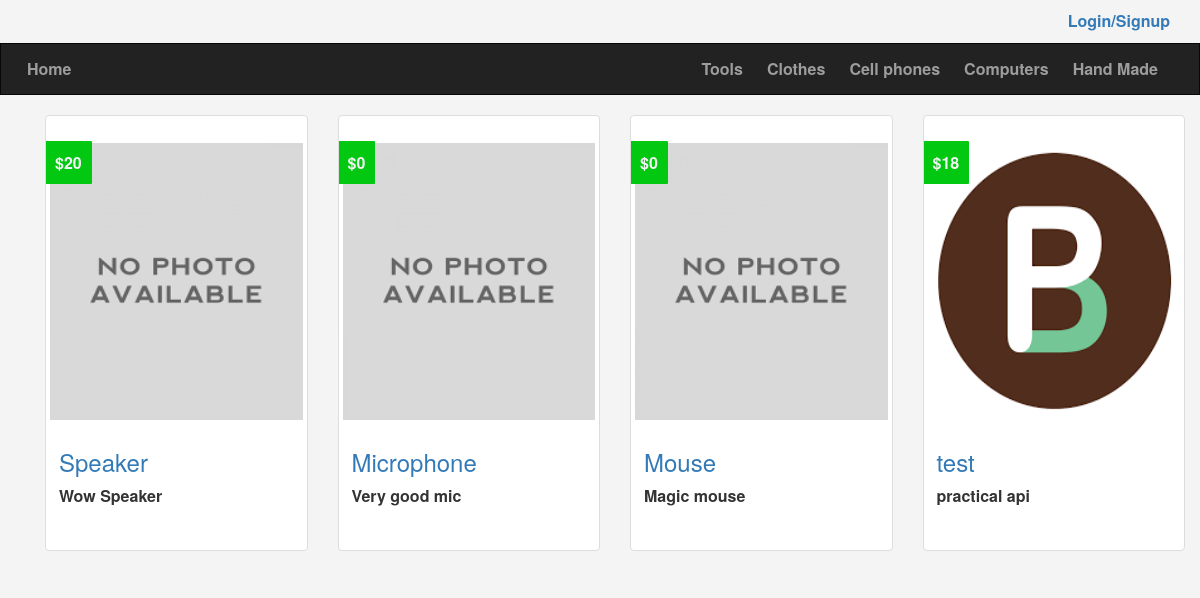
Page /categories.php?pageID=9 on the committed database.
### tables this page shows
CREATE TABLE `categories` (
  `categoryID` int(11) NOT NULL,
  `categoryName` varchar(255) NOT NULL,
  `parent` int(11) NOT NULL,
  `description` text NOT NULL,
  `ordering` int(11) DEFAULT NULL,
  `visibility` tinyint(4) NOT NULL DEFAULT 0,
  `allowComment` tinyint(4) NOT NULL DEFAULT 0,
  `allowAds` tinyint(4) NOT NULL DEFAULT 0
);

CREATE TABLE `items` (
  `itemID` int(11) NOT NULL,
  `itemName` varchar(255) NOT NULL,
  `description` text NOT NULL,
  `price` float NOT NULL,
  `country` varchar(255) NOT NULL,
  `image` varchar(255) NOT NULL,
  `status` varchar(255) NOT NULL,
  `date` date NOT NULL,
  `rating` int(11) NOT NULL,
  `approve` int(11) NOT NULL DEFAULT 0,
  `userID` int(11) NOT NULL,
  `categoryID` int(11) NOT NULL,
  `tags` varchar(255) NOT NULL
);

### init.php (called while the page is built, shortened)
<?php
    require 'admin/connectDB.php';
   $temps = 'includes/templates/';
   $css = 'layout/css/';
   $lang = 'includes/languages/';
   $funcs = 'includes/functions/';
    require $funcs.'functions.php';
    require $lang.'english.php';
    require $temps.'header.php';

### includes/languages/english.php (called while the page is built)
<?php
    function lang($phrase)
    {
       static $lang = array
        (
             'home'        => 'Home',
             'categories'  => 'Categories',
             'items'       => 'Items',
             'members'     => 'Members',
             'comments'    => 'Comments',
             'statistics'  => 'Statistics',
             'logs'        => 'Logs',
             'adminName'   => 'Nader',
             'editProfile' => 'Edit Profile',
             'settings'    => 'Settings',
             'logout'      => 'Log Out'
        );
       return $lang[$phrase];
    }

### includes/functions/functions.php (called while the page is built, shortened)
<?php
    function  getAllFrom($column,$table,$where = null,$orderbyColumn,$orderASCorDESC = 'DESC')
    {
        global $con;
        $getAll = $con->prepare("SELECT $column from $table  $where order by $orderbyColumn $orderASCorDESC ");
        $getAll->execute();
        $all = $getAll->fetchAll();
        return $all;
    }

### categories.php (the view, shortened to what this page needs)
<?php
require 'init.php';
?>
    <div class="container">
    <div class="row" style="height: 20px;"></div>
    <div class="container">
        <div class="row">
            <?php
            if(isset($_GET['pageID']) && is_numeric($_GET['pageID']))
            {
                $categoryID = intval($_GET['pageID']);
                $getAll = $con->prepare("
                                                   SELECT items.*  from items
                                                    inner join categories ON
                                                     items.categoryID = categories.categoryID
                                                      WHERE categories.parent = '{$categoryID}' or categories.categoryID = '{$categoryID}'
                  ");
                $getAll->execute();
                $items = $getAll->fetchAll();
                foreach ($items as $item)
                {
                    echo '<div class="col-sm-6 col-md-3">';
                    echo '<div class="thumbnail item-box">';
                    echo '<span class="price-tag price-label">$'.$item['price'].'</span>';
                    if(empty($item['image'])) {
                        echo '<img src="admin/uploads/itemsphotos/defaultItem.png"/>';
                    } else {
                        echo '<img src="admin/uploads/itemsphotos/'.$item['image'].'"/>';
                    }
                    echo '<div class="caption">';
                    echo '<h3><a href="items.php?itemID='.$item['itemID'].'">'.$item['itemName'].'</a></h3>';
                    echo '<p>'.$item['description'].'</p>';
                    echo '</div>';
                    echo '</div>';
                    echo '</div>';
                }
            }else
            {
                echo "<div class='alert alert-danger'>You havn't choose a category</div>";
            }
            ?>
        </div>
    </div>
<?php require $temps.'footer.php'; ?>

### includes/templates/header.php (shortened to what this page needs)
<!DOCTYPE html>
<html>
<head>
    <link rel="stylesheet" href="<?php echo $css?>bootstrap.min.css"/>
    <link rel="stylesheet" href="<?php echo $css?>all.min.css"/>
    <link rel="stylesheet" href="<?php echo $css?>frontend.css"/>
</head>
<body>
<div class="upper-bar">
    <div class="container">
        <?php
        if(isset($_SESSION['userSession']))
        {
            $stmt = $con->prepare("select * from users where userID = ?");
            $stmt->execute(array($_SESSION['userIDSession']));
            $getuserData = $stmt->fetch();
            if(empty($getuserData['userImage'])) {
                echo '<img src="admin/uploads/usersphotos/defaultuser.jpg" class="img-circle myimg"/>';
            } else {
                echo '<img src="admin/uploads/usersphotos/'.$getuserData['userImage'].'" class="img-circle myimg"/>';
            }
            ?>
            <div class="btn-group my-info">
                        <span class="btn  dropdown-toggle" data-toggle="dropdown">
                            <?php echo $_SESSION['userSession']?>
                            <span class="caret"></span>
                        </span>
                <ul class="dropdown-menu">
                    <li><a href="profile.php">My profile</a></li>
                    <li><a href="newad.php">New AD</a></li>
                    <li><a href="profile.php#myads">My ADS</a></li>
                    <li><a href="logout.php">Log out</a></li>
                </ul>
            </div>
            <?php
        }
        else
        {
            ?>
            <a href="login.php">
                <span class="pull-right">Login/Signup</span>
            </a>
        <?php } ?>
    </div>
</div>
<nav class="navbar navbar-inverse">
    <div class="container">
        <div class="navbar-header">
            <a class="navbar-brand" href="index.php"><?php echo lang('home')?></a>
        </div>
        <div class="collapse navbar-collapse" id="app-nav">
            <div class="nav navbar-nav navbar-right">
                <?php
                $categories = getAllFrom('*','categories','where parent = 0','categoryID');
                foreach ($categories as $category)
                {
                    echo '<li><a href="categories.php?pageID='. $category['categoryID'].'">'.$category['categoryName'].'</a></li>';
                }
                ?>
            </div>
        </div>
    </div>
</nav>
</body>

### layout/css/frontend.css (style rules this page uses)
body { background-color: #f4f4f4; font-size: 16px; font-weight: bolder; }
.navbar { border-radius: 0; margin-bottom: 0; }
.nav > li > a, .navbar-brand { padding: 15px 12px; }
.navbar-brand { font-size: 1em; }
.upper-bar { padding: 10px; }
.item-box { height: 436px; max-height: 436px; overflow: hidden; }
.item-box .price-label { height: 20px; background-color: #02C812; padding: 10px; width: 60px; height: 32px; line-height: 14px; position: relative; left: -5px; top: 32px; color: #f4f4f4; border-radius: 1px; }
.thumbnail a>img, .thumbnail>img { margin-right: 0; margin-left: 0; width: 100%; height: 65%; }

### rows in the picture
categories: categoryName "Tools"
categories: categoryName "Clothes"
categories: categoryName "Cell phones"
categories: categoryName "Computers"
categories: categoryName "Hand Made"
items: price "20", itemName "Speaker", description "Wow Speaker"
items: price "0", itemName "Microphone", description "Very good mic"
items: price "0", itemName "Mouse", description "Magic mouse"
items: price "18", image (picture), itemName "test", description "practical api"

### other values in the picture
lang('home') "Home"
